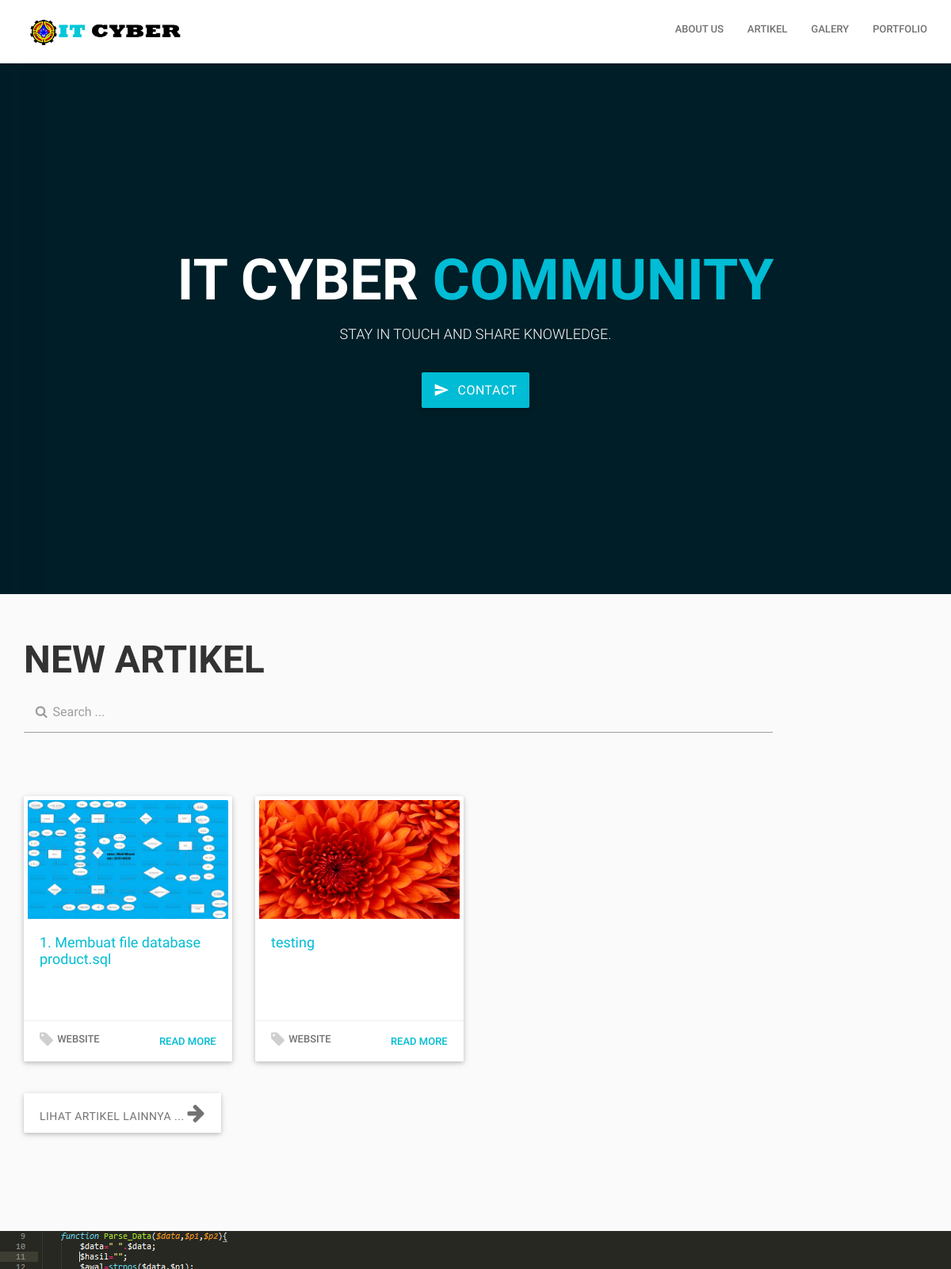
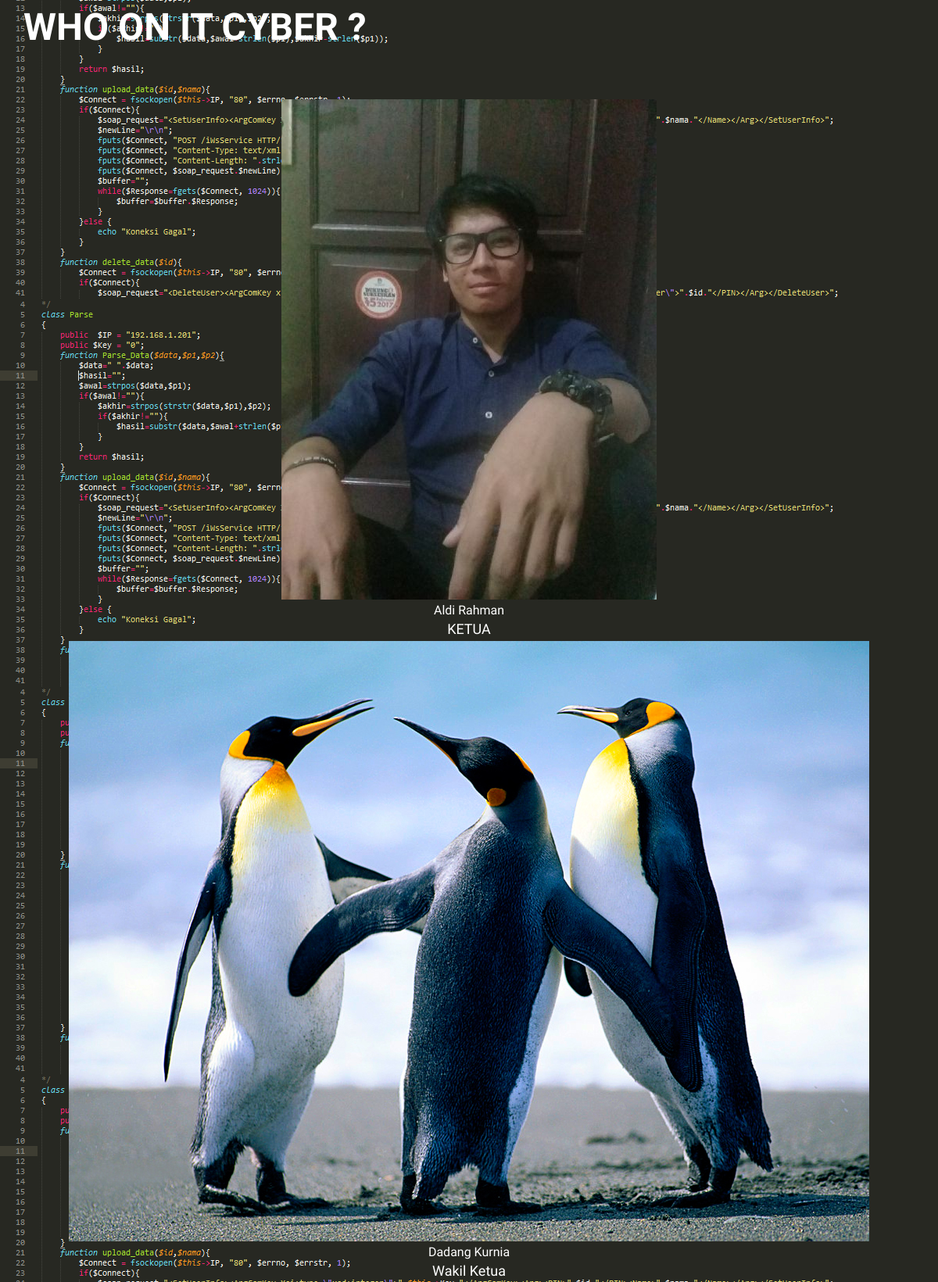
The page / (upper part) on the database its author committed (2 pictures, top to bottom).
### tables this page shows
CREATE TABLE `artikel` (
  `id_artikel` int(11) NOT NULL,
  `gambar` varchar(100) NOT NULL,
  `author` varchar(50) NOT NULL,
  `judul` varchar(500) NOT NULL,
  `id_tag` varchar(15) NOT NULL,
  `tanggal` date NOT NULL,
  `isi` varchar(5000) NOT NULL,
  `status_artikel` varchar(50) DEFAULT NULL
);

CREATE TABLE `tag` (
  `id_tag` int(11) NOT NULL,
  `tag` varchar(400) NOT NULL
);

CREATE TABLE `anggota` (
  `id_anggota` varchar(20) NOT NULL,
  `nama` varchar(100) NOT NULL,
  `email` varchar(65) NOT NULL,
  `password` varchar(70) NOT NULL,
  `foto` varchar(75) NOT NULL,
  `id_angkatan` varchar(10) NOT NULL,
  `id_jabatan` varchar(10) NOT NULL,
  `status_active` varchar(20) NOT NULL,
  `status_jabatan` varchar(10) NOT NULL,
  `alamat` varchar(200) NOT NULL,
  `no_telp` varchar(15) NOT NULL,
  `tgl_lahir` date NOT NULL,
  `jenis_kelamin` varchar(20) NOT NULL,
  `keahlian` varchar(400) NOT NULL,
  `pekerjaan` varchar(50) NOT NULL
);

CREATE TABLE `jabatan` (
  `id_jabatan` int(11) NOT NULL,
  `jabatan` varchar(150) NOT NULL
);

### application/controllers/Front.php (called while the page is built, shortened)
<?php
class Front extends CI_Controller {
	function __construct(){
		$this->load->helper('form');
		$this->load->helper('date');
		$this->load->model('Anggota_model');
		$this->load->model('Artikel_model');
		$this->load->model('Tag_model');
	}
	public function index()
	{
		$data['artikel'] = $this->Artikel_model->get_six_artikel();
		$data['anggota'] = $this->Anggota_model->get_aktif_jabatan();
		$this->load->view('front/index',$data);
	}
}

### index.php (called while the page is built, shortened)
<?php
require_once BASEPATH.'core/CodeIgniter.php';

### application/models/Artikel_model.php (called while the page is built, shortened)
<?php  if ( ! defined('BASEPATH')) exit('No direct script access allowed');
class Artikel_model extends CI_Model
{
	var $tabel = "artikel";
	function get_six_artikel(){
		$this->db->join('anggota','anggota.id_anggota = artikel.author','inner');
		$this->db->join('tag','tag.id_tag = artikel.id_tag','inner');
		$this->db->order_by('tanggal','ASC');
		$this->db->limit(8);
		return $this->db->get($this->tabel);
	}
}

### application/models/Anggota_model.php (called while the page is built, shortened)
<?php  if ( ! defined('BASEPATH')) exit('No direct script access allowed');
class Anggota_model extends CI_Model
{
	var $tabel = "anggota";
	function get_aktif_jabatan(){
		$this->db->where('status_jabatan',1);
		$this->db->where('status_active',1);
		$this->db->join('angkatan','angkatan.id_angkatan = anggota.id_angkatan','INNER');
		$this->db->join('jabatan','jabatan.id_jabatan = anggota.id_jabatan','INNER');
		return $this->db->get($this->tabel);
	}
}

### application/views/front/index.php (the view, shortened to what this page needs)
<!DOCTYPE html>
<html class="no-js">
<head>
  <link rel="stylesheet" href="<?php echo base_url(); ?>assets/front/css/normalize.css">
  <link rel="stylesheet" href="<?php echo base_url(); ?>assets/front/font/font-awesome/css/font-awesome.min.css">
  <link rel="stylesheet" href="<?php echo base_url(); ?>assets/front/libs/materialize/css/materialize.min.css" media="screen,projection" />
  <link rel="stylesheet" href="<?php echo base_url(); ?>assets/front/css/bootstrap.css" media="screen,projection" />
  <link rel="stylesheet" href="<?php echo base_url(); ?>assets/front/css/animate.min.css" media="screen,projection" />
  <link rel="stylesheet" href="<?php echo base_url(); ?>assets/front/libs/sweetalert/sweet-alert.css" media="screen,projection" />
  <link rel="stylesheet" href="<?php echo base_url(); ?>assets/front/libs/owl-carousel/owl.carousel.css" media="screen,projection" />
  <link rel="stylesheet" href="<?php echo base_url(); ?>assets/front/libs/owl-carousel/owl.transitions.css" media="screen,projection" />
  <link rel="stylesheet" href="<?php echo base_url(); ?>assets/front/libs/owl-carousel/owl.theme.css" media="screen,projection" />
  <link rel="stylesheet" href="<?php echo base_url(); ?>assets/front/css/main.css">
  <link rel="stylesheet" href="<?php echo base_url(); ?>assets/front/css/responsive.css">
  <link rel="stylesheet" href="<?php echo base_url(); ?>assets/front/css/colors/color1.css">
</head>
<body>
  <main id="app" class="main-section">
    <header id="navigation" class="root-sec white nav ">
      <div class="container">
        <div class="row">
          <div class="col-sm-12">
            <div class="nav-inner">
              <nav class="primary-nav">
                <div class="clearfix nav-wrapper">
                  <a href="<?php echo base_url(); ?>" class="left brand-logo menu-smooth-scroll" data-section="#home"><img src="<?php echo base_url(); ?>assets/front/img/test-logo.png" alt="">
                  </a>
                  <ul class="inline-menu side-nav" id="mobile-demo">
                    <li><a href="<?php echo base_url(); ?>about.cpp"><i class="fa fa-users fa-fw"></i>About US</a>
                    </li>
                    <li><a href="<?php echo base_url(); ?>artikel.cpp"><i class="fa fa-file-text fa-fw"></i>Artikel</a>
                    </li>
                    <li><a href="<?php echo base_url(); ?>galery.cpp"><i class="fa fa-picture-o fa-fw"></i>Galery</a>
                    </li>
                    <li><a href="<?php echo base_url(); ?>portfolio.cpp"><i class="fa fa-laptop fa-fw"></i>Portfolio</a>
                    </li>
                  </ul>
                </div>
              </nav>
            </div>
          </div>
        </div>
      </div>
    </header>
    <section id="home" class="scroll-section root-sec grey lighten-5 home-wrap">
      <div class="sec-overlay">
        <div class="container">
          <div class="row">
            <div class="col-sm-12">
              <div class="home-inner"  id="sct">
                  <div class="center-align home-content">
                    <h1 class="home-title" >IT CYBER <span>COMMUNITY</span></h1>
                    <h2 class="home-subtitle">Stay In Touch And Share Knowledge.</h2>
                    <a href="#contact" class="hire-me-btn btn waves-effect waves-light btn-large brand-bg white-text regular-text">contact <i class="mdi-content-send left"></i>
                    </a>
                  </div>
              </div>
            </div>
          </div>
        </div>
        <div class="section-call-to-area">
        </div>
      </div>
    </section>
    <section id="blog" class="scroll-section root-sec grey lighten-5 padd-tb-120 blog-wrap">
      <div class="container">
        <div class="row">
          <div class="blog-inner">
            <div class="col-sm-12 card-box-wrap">
              <div class="row">
                <div class="clearfix section-head blog-text">
                  <div class="col-sm-10">
                    <h3 class="title">NEW ARTIKEL</h3>
                    <form>
                      <div class="input-field">
                        <input type="text" name="cari" class="validate input-box" style="color: black" id="cari">
                        <label class="input-label"><i class="fa fa-search fa-fw"></i>  Search ...                    </label>
                      </div>
                    </form>
                  </div>
                </div>
                <div class="clearfix card-element-wrapper" id="blog-posts">
                  <?php foreach ($artikel->result() as $ar): ?>
                    <?php
                      $link = preg_replace('/[^A-Za-z0-9\-]/', ' ', implode("-", explode(" ", $ar->judul)));
                     ?>
                    <article class="col-sm-6 col-md-3 single-card-box single-post">
                      <div class="card wow fadeInUpSmall" data-wow-duration=".7s">
                        <div class="card-image">
                          <div class="card-img-wrap" style="height: 283px">
                            <div class="blog-post-thumb waves-effect waves-block waves-light">
                              <a href="single.html"><img class="activator" src="<?php echo base_url(); ?>assets/backend/image/artikel/<?= $ar->gambar?>" alt="" style="height: 150px;">
                              </a>
                            </div>
                            <div class="post-body">
                              <a href="<?php echo base_url(); ?>detail/<?= $ar->id_artikel;?>/<?= $link;?>" class="post-title-link brand-text"><h2 class="post-title"><?= $ar->judul;?></h2></a>
                            </div>
                          </div>
                        </div>
                        <div class="clearfix card-content">
                          <a href="#" class="left"><i class="fa fa-tag" aria-hidden="true"></i><span class="numb"><?= $ar->tag;?></span></a>
                          <a href="<?php echo base_url(); ?>detail/<?= $ar->id_artikel;?>/<?= $link;?>" class="brand-text right waves-effect">Read More</a>
                        </div>
                      </div>
                    </article>
                  <?php endforeach ?>
                </div>
                <div class="clearfix left-align">
                  <div class="col-sm-12">
                    <a href="<?php echo base_url(); ?>artikel.cpp" class="waves-effect waves-light btn-large load-more">Lihat Artikel Lainnya ... <i class="fa fa-arrow-right" aria-hidden="true"></i></a>
                  </div>
                </div>
              </div>
            </div>
          </div>
        </div>
      </div>
    </section>
    <section id="team" class="scroll-section root-sec brand-bg padd-tb-120 team-wrap" style="background: url('<?php echo base_url(); ?>assets/front/img/bg_code.PNG')  fixed  !important; padding-bottom: 10px !important;">
      <div class="container">
        <div class="row">
          <div class="clearfix team-inner">
            <div class="col-sm-12 col-md-12 card-box-wrap">
              <div class="row">
                <div class="clearfix section-head team-text">
                  <div class="col-sm-12">
                    <h2 class="title">Who on IT CYBER ?</h2>
                  </div>
                </div>
                <div class="col-lg-12">
                  <div class="overflow-hidden">
                    <div class="row">
                        <center>
                            <div id="example">
                              <carousel-3d :controls-visible="true" :clickable="true">
                              <?php $i = 0 ?>
                                <?php foreach ($anggota->result() as $angg): ?>
                                    <slide  :index="<?= $i++;?>">
                                      <figure>
                                        <img src="<?php echo base_url(); ?>assets/backend/image/anggota/<?= $angg->foto;?>">
                                        <figcaption>
                                            <h2 class="p-title"><?= $angg->nama;?></h2>
                                            <p><?= $angg->jabatan;?></p>
                                        </figcaption>
                                      </figure>
                                    </slide>
                                <?php endforeach ?>
                              </carousel-3d>
                            </div>
                        </center>
                    </div>
                  </div>
                </div>
              </div>
            </div>
          </div>
        </div>
      </div>
    </section>
  </main>
</body>
</html>

### assets/front/css/responsive.css (style rules this page uses)
@media only screen and (max-width: 1365px) { .side-nav li { margin-left: 30px; } }

### assets/front/css/colors/color1.css (style rules this page uses)
.brand-text { color: #00bcd4 !important; }
.brand-bg, .sweet-alert button { background-color: #00bcd4 !important; }
.static-menu li i:hover, .static-menu li a:hover, .submenu-ul li a:hover, .home-title span, .about-subtitle, .person-about > a.btn-large, .about-social ul li a i, .skill-title, .skill-count, .single-widget ul li a, .single-post-content a, .share-post li a:hover, .com-title a, span.num { color: #00bcd4; }

### rows shown on the page
artikel: gambar (picture), judul "1. Membuat file database product.sql", id_tag.tag "WEBSITE"
artikel: gambar (picture), judul "testing", id_tag.tag "WEBSITE"
anggota: foto (picture), nama "Aldi Rahman", id_jabatan.jabatan "KETUA"
anggota: foto (picture), nama "Dadang Kurnia", id_jabatan.jabatan "Wakil Ketua"
